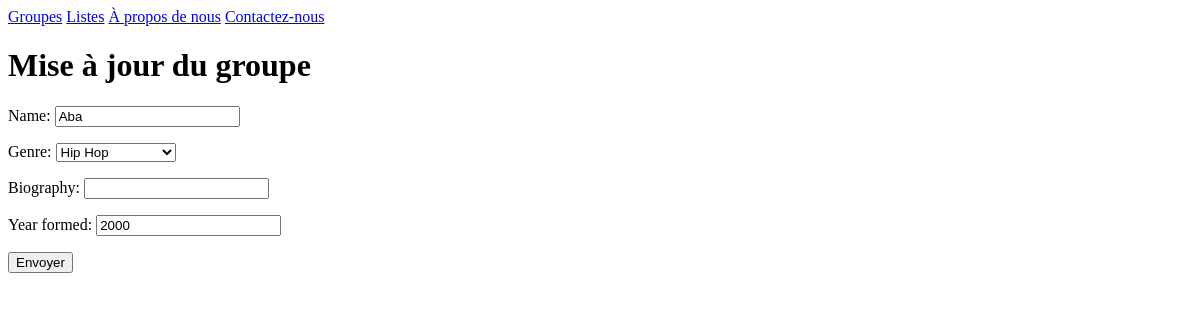
Before: /bands/2/change/ with the older database file.
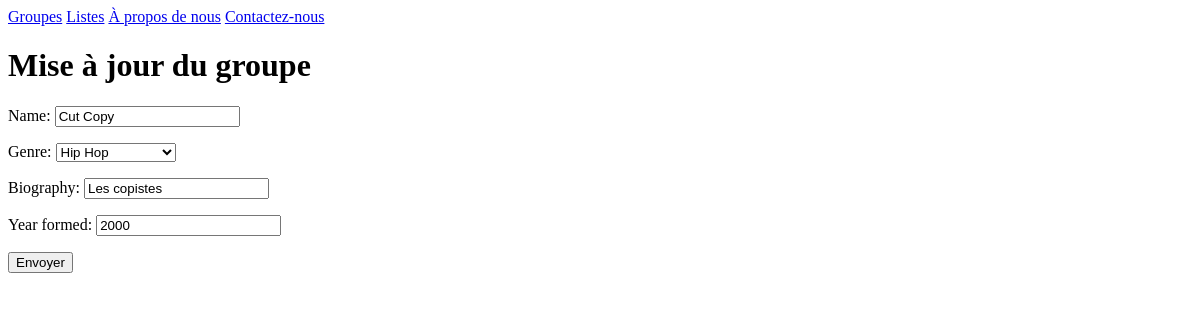
After: the same page with the newer database file.
### listings/models.py (models this page shows, shortened)
class Band(models.Model):
    class Genre(models.TextChoices):
        HIP_HOP = 'HH'
        SYNTH_POP = 'SP'
        ALTERNATIVE_ROCK = 'AR'
    name = models.fields.CharField(max_length=100)
    genre = models.fields.CharField(choices=Genre.choices,max_length=5)
    biography = models.fields.CharField(max_length=1000)
    year_formed = models.fields.IntegerField(validators=[MinValueValidator(1900),MaxValueValidator(2022)])
    active = models.fields.BooleanField(default=True)
    official_homepage= models.fields.URLField(null=True, blank=True)

### listings/views.py (the view)
# urls.py: path('bands/<int:id>/change/', views.band_change, name='band-change'),
def band_change(request, id):
    band = Band.objects.get(id=id)
    if request.method == 'POST':
        form = BandForm(request.POST,instance=band)
        if form.is_valid():
            form.save()
            return redirect('band-detail',band.id)
    else:
        form = BandForm(instance=band)
    return render(request, 'listings/band_change.html',
                  {'form':form})

### listings/forms.py
class BandForm(forms.ModelForm):
    class Meta:
        model = Band
        exclude = ('active', 'official_homepage')

### listings/templates/listings/band_change.html (shortened to what this page needs)
{% extends 'listings/base.html' %}
 {% block content %}
    <h1>Mise à jour du groupe</h1>
    <form action="", method="post">
        {{ form.as_p }}
        <input type="submit", value="Envoyer">
    </form>
 {% endblock %}

Changed rows visible on the page:
changed Band "Hip Hop": name "Aba" → "Cut Copy"; biography (not shown) → "Les copistes"
